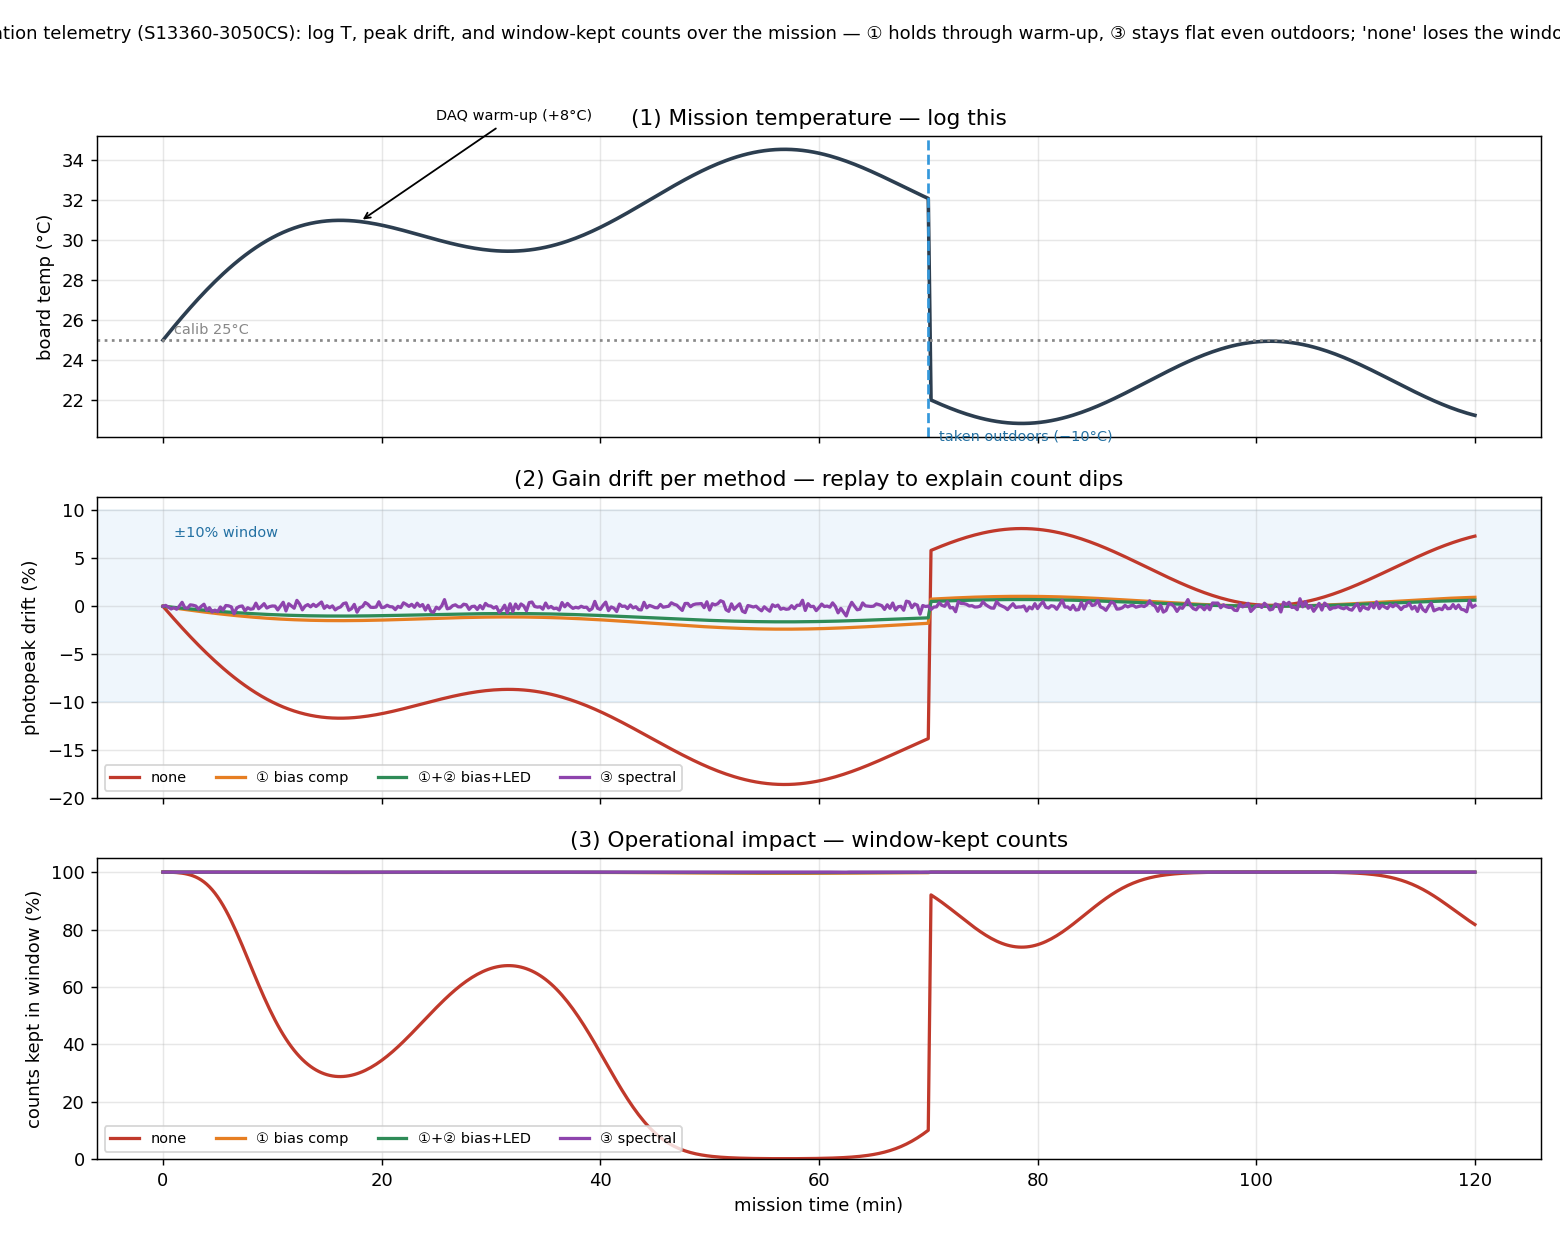

The script that saved this image:
"""Gain-stabilization TELEMETRY over a mission — the trend you would LOG in the field so a
count-rate dip can be explained later ("temperature spiked at min 40, stabilization lagged").

Simulates a mission temperature profile (DAQ self-heating warm-up + an ambient event) and
tracks, for each stabilization method (none / ① bias-comp / ①+② LED / ③ spectral), the
photopeak drift and the fraction of counts kept in the fixed LLD/ULD window. Writes both a
PNG and a CSV (sipm_stab_trend.csv) so the run is trackable/replayable.

Sensor: Hamamatsu S13360-3050CS (samples/sipm/hamamatsu_s13360_3050cs.json).
Usage:  python samples/sipm_stab_trend.py
"""
import os, json
import numpy as np
from math import erf
import matplotlib
matplotlib.use("Agg")
import matplotlib.pyplot as plt

here = os.path.dirname(os.path.abspath(__file__))
sipm = json.load(open(os.path.join(here, "sipm", "hamamatsu_s13360_3050cs.json"), encoding="utf-8"))
sm = sipm["_stabilizationModel"]

T0 = 25.0          # calibration temperature (°C)
WIN, FWHM = 0.10, 0.07
sigma = FWHM / 2.3548
rng = np.random.default_rng(7)

# --- mission temperature profile (minutes) ---
t = np.arange(0, 120.25, 0.25)
warmup = 8.0 * (1 - np.exp(-t / 20.0))                 # DAQ board self-heating, tau=20 min
ambient = 25.0 + 2.0 * np.sin(2 * np.pi * t / 45.0)    # slow room swing
ambient = ambient - 10.0 * (t > 70)                    # step: taken outdoors (colder) at min 70
Temp = ambient + warmup

# --- per-method peak-position drift over the mission ---
sipm_fixed = sipm["gainTempCoeffPctPerC_fixedBias"] / 100.0
cry = sm["crystalLightYieldTempCoeffPctPerC"] / 100.0
tc = {
    "none":            sipm_fixed + cry,
    "① bias comp":     sm["biasCompResidualPctPerC"] / 100.0 + cry,
    "①+② bias+LED":    sm["ledLockResidualPctPerC"] / 100.0 + cry,
}
col = {"none": "#c0392b", "① bias comp": "#e67e22", "①+② bias+LED": "#2e8b57", "③ spectral": "#8e44ad"}

drift = {k: v * (Temp - T0) for k, v in tc.items()}    # relative peak drift
# ③ spectral: no temperature term; a small random jitter resampled each update (~0.5 min here)
s3 = np.hypot((sm["spectralRefFwhmPct"]/100)/2.3548/np.sqrt(300*10), sm["spectralRefExtrapResidualPct"]/100)
drift["③ spectral"] = rng.normal(0, s3, size=t.size)

def retained(shift):
    lo, hi = 1.0 - WIN, 1.0 + WIN
    z1 = (hi - (1 + shift)) / (sigma * np.sqrt(2)); z2 = (lo - (1 + shift)) / (sigma * np.sqrt(2))
    return 0.5 * (np.vectorize(erf)(z1) - np.vectorize(erf)(z2))
R0 = float(retained(np.array([0.0]))[0])
kept = {k: retained(d) / R0 * 100.0 for k, d in drift.items()}

# --- figure ---
fig, (a1, a2, a3) = plt.subplots(3, 1, figsize=(12, 9.5), sharex=True)

a1.plot(t, Temp, color="#2c3e50", lw=2)
a1.axhline(T0, ls=":", color="#888"); a1.text(1, T0 + 0.3, "calib 25°C", fontsize=8, color="#888")
a1.annotate("DAQ warm-up (+8°C)", (18, Temp[72]), (25, 36), fontsize=8, arrowprops=dict(arrowstyle="->"))
a1.axvline(70, ls="--", color="#3498db"); a1.text(71, 20, "taken outdoors (−10°C)", fontsize=8, color="#2471a3")
a1.set_ylabel("board temp (°C)"); a1.set_title("(1) Mission temperature — log this"); a1.grid(alpha=0.3)

for k, d in drift.items():
    a2.plot(t, d * 100, color=col[k], lw=1.8, label=k)
a2.axhspan(-WIN*100, WIN*100, color="#3498db", alpha=0.08)
a2.text(1, WIN*100*0.72, "±10% window", fontsize=8, color="#2471a3")
a2.set_ylabel("photopeak drift (%)"); a2.set_title("(2) Gain drift per method — replay to explain count dips")
a2.legend(fontsize=8, ncol=4, loc="lower left"); a2.grid(alpha=0.3)

for k, y in kept.items():
    a3.plot(t, y, color=col[k], lw=1.8, label=k)
a3.set_ylabel("counts kept in window (%)"); a3.set_xlabel("mission time (min)")
a3.set_title("(3) Operational impact — window-kept counts"); a3.set_ylim(0, 105)
a3.legend(fontsize=8, ncol=4, loc="lower left"); a3.grid(alpha=0.3)

fig.suptitle("SiPM gain-stabilization telemetry (S13360-3050CS): log T, peak drift, and window-kept counts over the "
             "mission — ① holds through warm-up, ③ stays flat even outdoors; 'none' loses the window on every swing.", fontsize=10)
fig.tight_layout(rect=[0, 0, 1, 0.96])
out = os.path.join(here, "sipm_stab_trend.png")
fig.savefig(out, dpi=130); print("saved", out)

# --- CSV log (trackable / replayable) ---
import csv as _csv
with open(os.path.join(here, "sipm_stab_trend.csv"), "w", newline="") as f:
    w = _csv.writer(f)
    w.writerow(["time_min", "temp_C"] +
               [f"drift_pct_{k}" for k in drift] + [f"kept_pct_{k}" for k in kept])
    for i in range(t.size):
        w.writerow([f"{t[i]:.2f}", f"{Temp[i]:.2f}"] +
                   [f"{drift[k][i]*100:.3f}" for k in drift] + [f"{kept[k][i]:.2f}" for k in kept])
print("saved", os.path.join(here, "sipm_stab_trend.csv"))
print(f"min window-kept:  none {kept['none'].min():.0f}%   ① {kept['① bias comp'].min():.0f}%   "
      f"①+② {kept['①+② bias+LED'].min():.0f}%   ③ {kept['③ spectral'].min():.0f}%")
